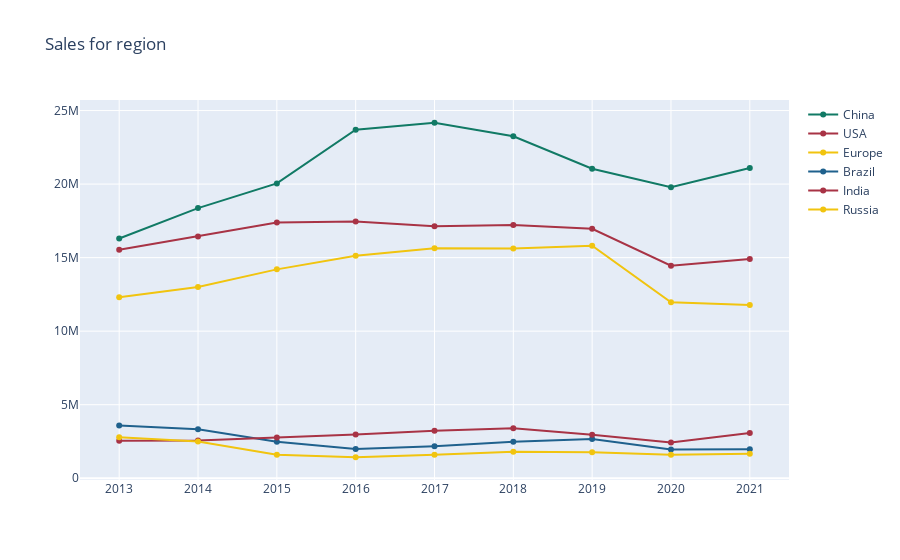

Source (notebook cell):
### Code cell
Europe = WorldwideSalesbyCountry.iloc[0]
Russia = WorldwideSalesbyCountry.iloc[1]
USA = WorldwideSalesbyCountry.iloc[2]
Japan = WorldwideSalesbyCountry.iloc[3]
Brazil = WorldwideSalesbyCountry.iloc[4]
India = WorldwideSalesbyCountry.iloc[5]
China = WorldwideSalesbyCountry.iloc[6]
#Convined = WorldwideSalesbyCountry.iloc[7]

pio.templates[pio.templates.default].layout.colorway = ['#117A65', '#A83345','#F1C40F','#1F618D', '#A83345','#F1C40F']


Europe = go.Scatter(x = Europe.index,
           y = Europe.values,
           name='Europe',
           )

Russia = go.Scatter(x = Russia.index,
           y = Russia.values,
           name='Russia',
           )

USA = go.Scatter(x = USA.index,
           y = USA.values,
           name='USA',
           )
Brazil = go.Scatter(x = Brazil.index,
           y = Brazil.values,
           name='Brazil',
           )
India = go.Scatter(x = India.index,
           y = India.values,
           name='India',
           )
China = go.Scatter(x = China.index,
           y = China.values,
           name='China',
           )

#Convined = {'x' : Convined.index,
           #'y' : Convined.values,
           #'name': 'Total',
           #'type': 'bar',
           #'base' : 'g'};

data = [China, USA, Europe, Brazil, India, Russia]


fig = go.Figure(data=data, layout=layout)

iplot(fig)

### Figure 1 — Plotly figure (JSON) as saved in the notebook; plotly's stock layout.template omitted (floating-point values rounded to 4 significant figures)
{"data": [{"name": "China", "type": "scatter", "x": ["2013", "2014", "2015", "2016", "2017", "2018", "2019", "2020", "2021"], "y": [16303700, 18368900, 20047200, 23693400, 24171400, 23256300, 21045000, 19790000, 21090200]}, {"name": "USA", "type": "scatter", "x": ["2013", "2014", "2015", "2016", "2017", "2018", "2019", "2020", "2021"], "y": [15531600, 16435300, 17386300, 17465000, 17134700, 17215200, 16965200, 14450800, 14913700]}, {"name": "Europe", "type": "scatter", "x": ["2013", "2014", "2015", "2016", "2017", "2018", "2019", "2020", "2021"], "y": [12308200, 13006500, 14201900, 15131700, 15631700, 15624500, 15805800, 11961200, 11774900]}, {"name": "Brazil", "type": "scatter", "x": ["2013", "2014", "2015", "2016", "2017", "2018", "2019", "2020", "2021"], "y": [3579900, 3333400, 2480500, 1988600, 2176000, 2475400, 2665600, 1954800, 1977100]}, {"name": "India", "type": "scatter", "x": ["2013", "2014", "2015", "2016", "2017", "2018", "2019", "2020", "2021"], "y": [2554000, 2570500, 2772700, 2966600, 3229100, 3394700, 2962100, 2435100, 3082400]}, {"name": "Russia", "type": "scatter", "x": ["2013", "2014", "2015", "2016", "2017", "2018", "2019", "2020", "2021"], "y": [2777400, 2491400, 1601200, 1425800, 1595700, 1800600, 1759500, 1598800, 1666800]}], "layout": {"barmode": "group", "title": {"text": "Sales for region"}}}
